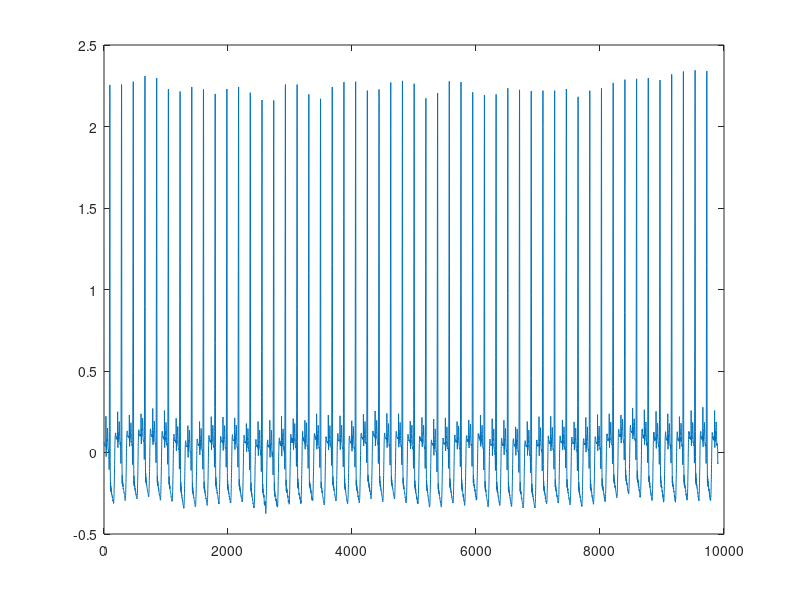

This figure's MATLAB source: (Note: this script raises an error after producing the figure.)
ecg = load('ecg1.dat');

N = length(ecg);
fs = 250;
limit = 100;
pvcCount = 0;

figure(1)
plot(ecg);

R = mh_rpeakdetect(ecg, fs);
[w, vf] = pwelch(ecg, 150);
figure(2)
plot(w);
%plot(1:N, ecg, 'g', R, ecg(R), 'ro');

dR = diff(R);

ndR = length(dR);
figure(3)
plot(dR, 'go');

mu = mean(dR);
mu2 = mu + 0.10 * mu;
hline = refline([0 mu]);
hline.Color = 'r';

hline = refline([0 mu2]);
hline.Color = 'b';

for i = 2 : ndR
    temp = dR(i) - dR(i-1);
    if(temp > limit)
        pvcCount = pvcCount + 1;
    end
end

pvcCount